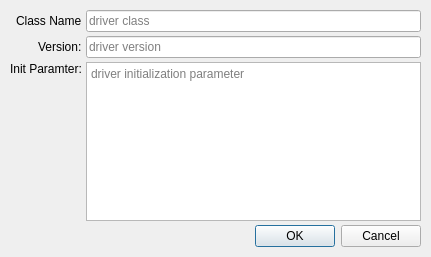
<?xml version="1.0" encoding="UTF-8"?>
<ui version="4.0">
 <author>Claudio Bisegni</author>
 <class>DriverDescriptionInputDialog</class>
 <widget class="QDialog" name="DriverDescriptionInputDialog">
  <property name="geometry">
   <rect>
    <x>0</x>
    <y>0</y>
    <width>431</width>
    <height>257</height>
   </rect>
  </property>
  <property name="windowTitle">
   <string>Dialog</string>
  </property>
  <layout class="QVBoxLayout" name="verticalLayout">
   <property name="spacing">
    <number>4</number>
   </property>
   <property name="leftMargin">
    <number>10</number>
   </property>
   <property name="topMargin">
    <number>10</number>
   </property>
   <property name="rightMargin">
    <number>10</number>
   </property>
   <property name="bottomMargin">
    <number>10</number>
   </property>
   <item>
    <layout class="QGridLayout" name="gridLayout">
     <item row="1" column="1">
      <widget class="QLineEdit" name="lineEditVersion">
       <property name="placeholderText">
        <string>driver version</string>
       </property>
      </widget>
     </item>
     <item row="0" column="0" alignment="Qt::AlignRight">
      <widget class="QLabel" name="label">
       <property name="text">
        <string>Class Name</string>
       </property>
      </widget>
     </item>
     <item row="1" column="0" alignment="Qt::AlignRight">
      <widget class="QLabel" name="label_2">
       <property name="text">
        <string>Version:</string>
       </property>
      </widget>
     </item>
     <item row="0" column="1">
      <widget class="QLineEdit" name="lineEditName">
       <property name="placeholderText">
        <string>driver class</string>
       </property>
      </widget>
     </item>
     <item row="2" column="0" alignment="Qt::AlignRight|Qt::AlignTop">
      <widget class="QLabel" name="label_3">
       <property name="text">
        <string>Init Paramter:</string>
       </property>
      </widget>
     </item>
     <item row="2" column="1">
      <widget class="QTextEdit" name="textEditInitParameter">
       <property name="placeholderText">
        <string>driver initialization parameter</string>
       </property>
      </widget>
     </item>
    </layout>
   </item>
   <item>
    <widget class="QDialogButtonBox" name="buttonBox">
     <property name="orientation">
      <enum>Qt::Horizontal</enum>
     </property>
     <property name="standardButtons">
      <set>QDialogButtonBox::Cancel|QDialogButtonBox::Ok</set>
     </property>
    </widget>
   </item>
  </layout>
 </widget>
 <tabstops>
  <tabstop>lineEditName</tabstop>
  <tabstop>lineEditVersion</tabstop>
  <tabstop>textEditInitParameter</tabstop>
 </tabstops>
 <resources/>
 <connections>
  <connection>
   <sender>buttonBox</sender>
   <signal>accepted()</signal>
   <receiver>DriverDescriptionInputDialog</receiver>
   <slot>accept()</slot>
   <hints>
    <hint type="sourcelabel">
     <x>248</x>
     <y>254</y>
    </hint>
    <hint type="destinationlabel">
     <x>157</x>
     <y>256</y>
    </hint>
   </hints>
  </connection>
  <connection>
   <sender>buttonBox</sender>
   <signal>rejected()</signal>
   <receiver>DriverDescriptionInputDialog</receiver>
   <slot>reject()</slot>
   <hints>
    <hint type="sourcelabel">
     <x>290</x>
     <y>243</y>
    </hint>
    <hint type="destinationlabel">
     <x>286</x>
     <y>256</y>
    </hint>
   </hints>
  </connection>
 </connections>
</ui>
